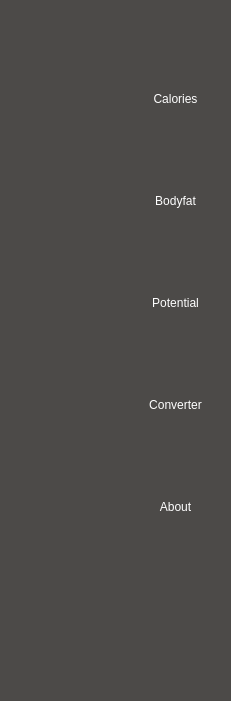
   <widget class="QFrame" name="frame_menu">
    <property name="geometry">
     <rect>
      <x>-70</x>
      <y>0</y>
      <width>231</width>
      <height>701</height>
     </rect>
    </property>
    <property name="styleSheet">
     <string notr="true">color: white;
background-color: rgba(76, 74, 72, 1);
font: bold 22px &quot;Calibri&quot;;
border: none
</string>
    </property>
    <property name="frameShape">
     <enum>QFrame::StyledPanel</enum>
    </property>
    <property name="frameShadow">
     <enum>QFrame::Raised</enum>
    </property>
    <widget class="QWidget" name="verticalLayoutWidget_7">
     <property name="geometry">
      <rect>
       <x>120</x>
       <y>20</y>
       <width>111</width>
       <height>571</height>
      </rect>
     </property>
     <layout class="QVBoxLayout" name="verticalLayout_menu">
      <item>
       <widget class="QPushButton" name="pushButton_0">
        <property name="styleSheet">
         <string notr="true">padding: 10px</string>
        </property>
        <property name="text">
         <string>Calories</string>
        </property>
       </widget>
      </item>
      <item>
       <widget class="QPushButton" name="pushButton_1">
        <property name="styleSheet">
         <string notr="true">padding: 10px</string>
        </property>
        <property name="text">
         <string>Bodyfat</string>
        </property>
       </widget>
      </item>
      <item>
       <widget class="QPushButton" name="pushButton_2">
        <property name="styleSheet">
         <string notr="true">padding: 10px</string>
        </property>
        <property name="text">
         <string>Potential</string>
        </property>
       </widget>
      </item>
      <item>
       <widget class="QPushButton" name="pushButton_3">
        <property name="styleSheet">
         <string notr="true">padding: 10px</string>
        </property>
        <property name="text">
         <string>Converter</string>
        </property>
       </widget>
      </item>
      <item>
       <widget class="QPushButton" name="pushButton_4">
        <property name="styleSheet">
         <string notr="true">padding: 10px</string>
        </property>
        <property name="text">
         <string>About</string>
        </property>
       </widget>
      </item>
     </layout>
    </widget>
    <widget class="QLabel" name="label_calories">
     <property name="geometry">
      <rect>
       <x>80</x>
       <y>70</y>
       <width>51</width>
       <height>41</height>
      </rect>
     </property>
     <property name="text">
      <string/>
     </property>
     <property name="pixmap">
      <pixmap>icons/kcal.png</pixmap>
     </property>
     <property name="scaledContents">
      <bool>true</bool>
     </property>
    </widget>
    <widget class="QLabel" name="icon_bodyfat">
     <property name="geometry">
      <rect>
       <x>80</x>
       <y>180</y>
       <width>41</width>
       <height>41</height>
      </rect>
     </property>
     <property name="text">
      <string/>
     </property>
     <property name="pixmap">
      <pixmap>icons/build-muscle.png</pixmap>
     </property>
     <property name="scaledContents">
      <bool>true</bool>
     </property>
    </widget>
    <widget class="QLabel" name="icon_potential">
     <property name="geometry">
      <rect>
       <x>80</x>
       <y>280</y>
       <width>41</width>
       <height>41</height>
      </rect>
     </property>
     <property name="text">
      <string/>
     </property>
     <property name="pixmap">
      <pixmap>icons/muscle.png</pixmap>
     </property>
     <property name="scaledContents">
      <bool>true</bool>
     </property>
    </widget>
    <widget class="QLabel" name="label_converter">
     <property name="geometry">
      <rect>
       <x>80</x>
       <y>380</y>
       <width>41</width>
       <height>41</height>
      </rect>
     </property>
     <property name="text">
      <string/>
     </property>
     <property name="pixmap">
      <pixmap>icons/kg.png</pixmap>
     </property>
     <property name="scaledContents">
      <bool>true</bool>
     </property>
    </widget>
   </widget>
